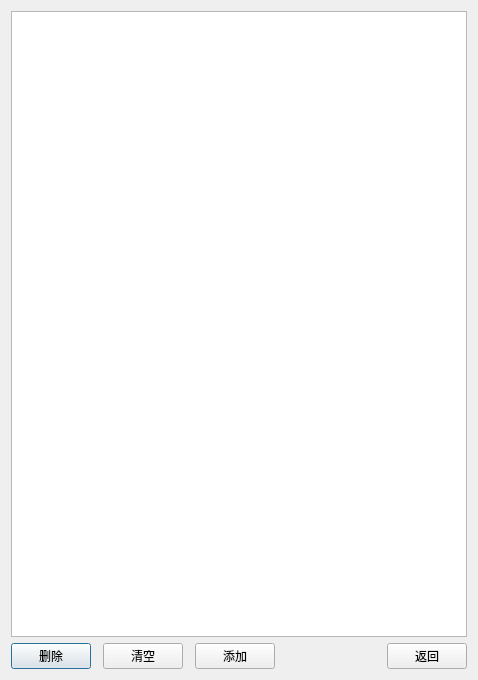
<?xml version="1.0" encoding="UTF-8"?>
<ui version="4.0">
 <class>DialogRecList</class>
 <widget class="QDialog" name="DialogRecList">
  <property name="geometry">
   <rect>
    <x>0</x>
    <y>0</y>
    <width>400</width>
    <height>680</height>
   </rect>
  </property>
  <property name="windowTitle">
   <string>扫码内容管理</string>
  </property>
  <layout class="QVBoxLayout" name="verticalLayout">
   <item>
    <widget class="QTableView" name="tableView">
     <property name="focusPolicy">
      <enum>Qt::FocusPolicy::NoFocus</enum>
     </property>
     <property name="selectionMode">
      <enum>QAbstractItemView::SelectionMode::SingleSelection</enum>
     </property>
    </widget>
   </item>
   <item>
    <layout class="QHBoxLayout" name="horizontalLayout">
     <property name="spacing">
      <number>12</number>
     </property>
     <item>
      <widget class="QPushButton" name="pushButtonDel">
       <property name="cursor">
        <cursorShape>PointingHandCursor</cursorShape>
       </property>
       <property name="text">
        <string>删除</string>
       </property>
      </widget>
     </item>
     <item>
      <widget class="QPushButton" name="pushButtonClear">
       <property name="cursor">
        <cursorShape>PointingHandCursor</cursorShape>
       </property>
       <property name="text">
        <string>清空</string>
       </property>
      </widget>
     </item>
     <item>
      <widget class="QPushButton" name="pushButtonAdd">
       <property name="cursor">
        <cursorShape>PointingHandCursor</cursorShape>
       </property>
       <property name="text">
        <string>添加</string>
       </property>
      </widget>
     </item>
     <item>
      <spacer name="horizontalSpacer">
       <property name="orientation">
        <enum>Qt::Orientation::Horizontal</enum>
       </property>
       <property name="sizeType">
        <enum>QSizePolicy::Policy::Fixed</enum>
       </property>
       <property name="sizeHint" stdset="0">
        <size>
         <width>100</width>
         <height>20</height>
        </size>
       </property>
      </spacer>
     </item>
     <item>
      <widget class="QPushButton" name="pushButtonCancel">
       <property name="cursor">
        <cursorShape>PointingHandCursor</cursorShape>
       </property>
       <property name="text">
        <string>返回</string>
       </property>
      </widget>
     </item>
    </layout>
   </item>
  </layout>
 </widget>
 <resources/>
 <connections/>
</ui>
